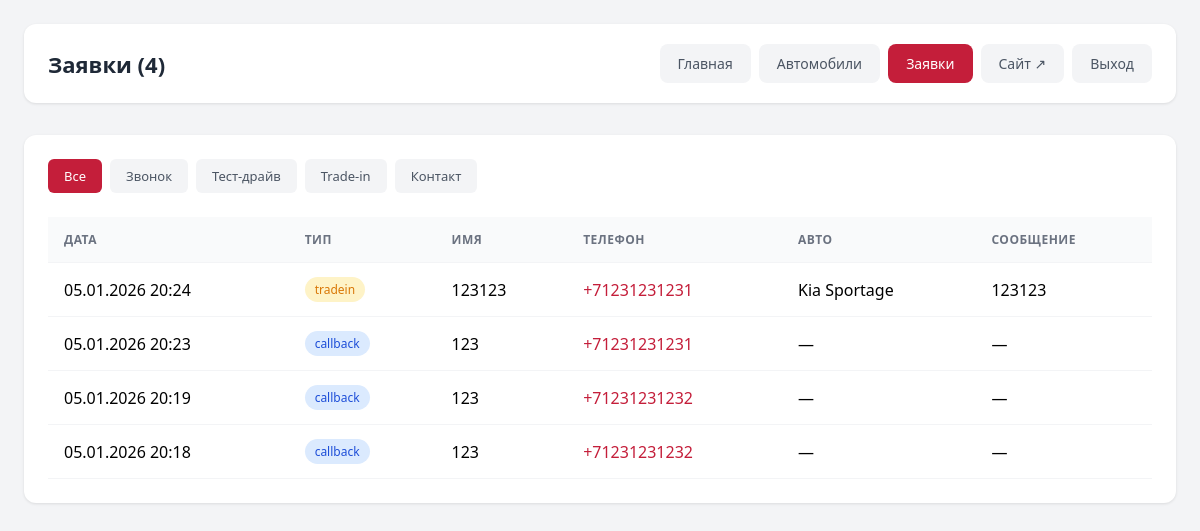
Page /public_html/admin/leads.php (signed in) on the earlier database version.
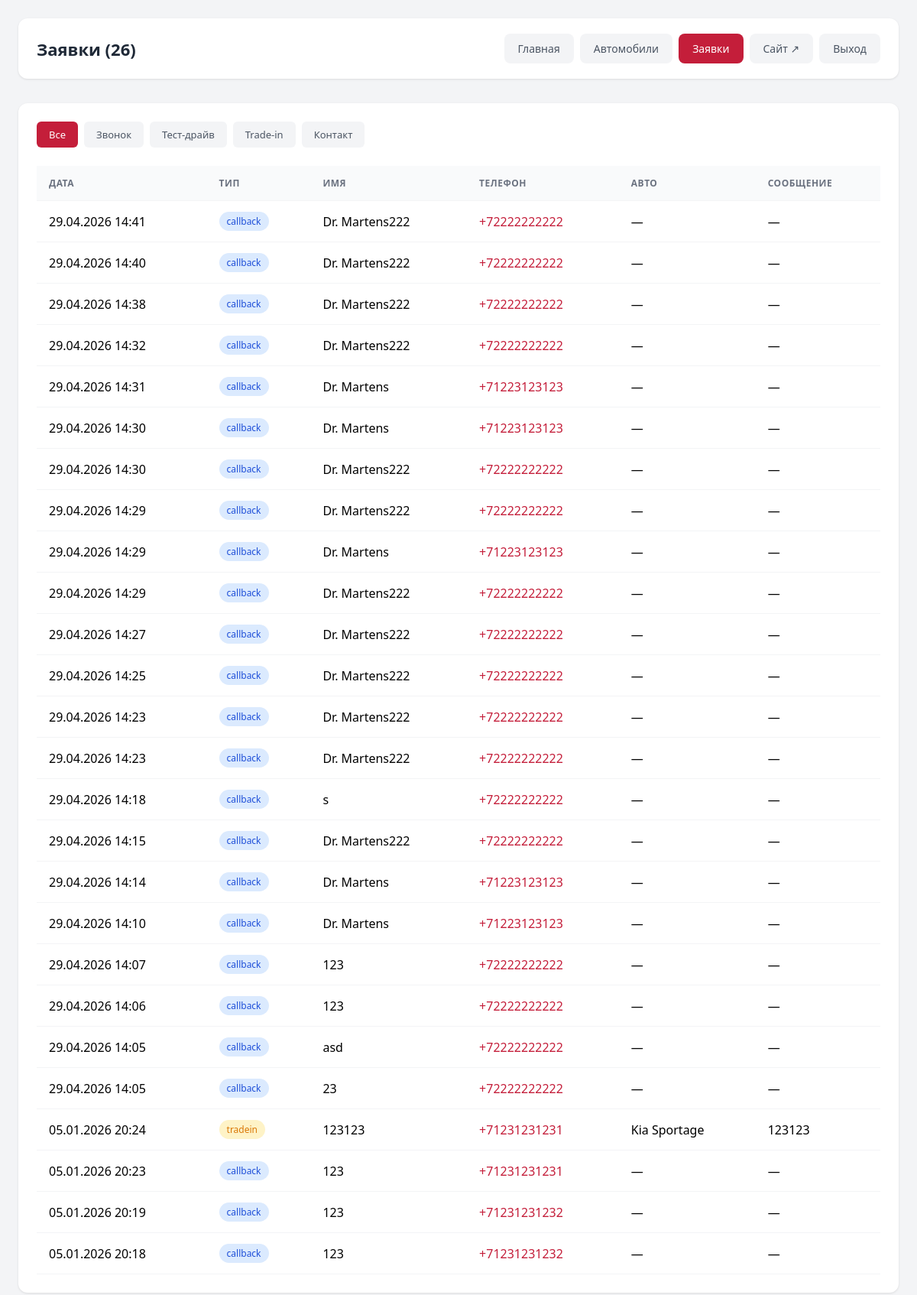
Same page on the later database version.
### tables this page shows
CREATE TABLE leads (
                id INTEGER PRIMARY KEY AUTOINCREMENT,
                name TEXT NOT NULL,
                phone TEXT NOT NULL,
                car TEXT,
                message TEXT,
                type TEXT DEFAULT 'callback',
                created_at DATETIME DEFAULT CURRENT_TIMESTAMP
            );

### src/config/functions.php (called while the page is built, shortened)
<?php
function getDB(): PDO {
    static $pdo = null;
    if ($pdo === null) {
        $pdo = new PDO('sqlite:' . DB_PATH);
        $pdo->setAttribute(PDO::ATTR_ERRMODE, PDO::ERRMODE_EXCEPTION);
        $pdo->setAttribute(PDO::ATTR_DEFAULT_FETCH_MODE, PDO::FETCH_ASSOC);
    }
    return $pdo;
}
function getLeads(?string $type = null): array {
    $pdo = getDB();
    if ($type) {
        $stmt = $pdo->prepare("SELECT * FROM leads WHERE type = ? ORDER BY created_at DESC");
        $stmt->execute([$type]);
    } else {
        $stmt = $pdo->query("SELECT * FROM leads ORDER BY created_at DESC");
    }
    return $stmt->fetchAll();
}
function e(string $str): string {
    return htmlspecialchars($str, ENT_QUOTES, 'UTF-8');
}

### public_html/admin/leads.php (the view, shortened to what this page needs)
<?php
require_once __DIR__ . '/../../src/config/functions.php';
$filter = $_GET['filter'] ?? null;
$leads = getLeads($filter);
?>
<!DOCTYPE html>
<html lang="ru">
<head>
</head>
<body>
    <div class="admin">
        <div class="header">
            <h1>Заявки (<?= count($leads) ?>)</h1>
            <nav class="nav">
                <a href="/admin/">Главная</a>
                <a href="/admin/cars.php">Автомобили</a>
                <a href="/admin/leads.php" class="active">Заявки</a>
                <a href="/" target="_blank">Сайт ↗</a>
                <a href="/admin/?logout">Выход</a>
            </nav>
        </div>
        <div class="card">
            <div class="filters">
                <a href="/admin/leads.php" class="<?= !$filter ? 'active' : '' ?>">Все</a>
                <a href="?filter=callback" class="<?= $filter === 'callback' ? 'active' : '' ?>">Звонок</a>
                <a href="?filter=testdrive" class="<?= $filter === 'testdrive' ? 'active' : '' ?>">Тест-драйв</a>
                <a href="?filter=tradein" class="<?= $filter === 'tradein' ? 'active' : '' ?>">Trade-in</a>
                <a href="?filter=contact" class="<?= $filter === 'contact' ? 'active' : '' ?>">Контакт</a>
            </div>
            <?php if (empty($leads)): ?>
                <div class="empty">Заявок пока нет</div>
            <?php else: ?>
            <table>
                <thead><tr><th>Дата</th><th>Тип</th><th>Имя</th><th>Телефон</th><th>Авто</th><th>Сообщение</th></tr></thead>
                <tbody>
                    <?php foreach ($leads as $l):
                        $badges = [
                            'callback' => 'badge-callback',
                            'testdrive' => 'badge-testdrive',
                            'tradein' => 'badge-tradein',
                            'contact' => 'badge-contact',
                            'credit' => 'badge-credit'
                        ];
                        $badge = $badges[$l['type']] ?? 'badge-callback';
                    ?>
                    <tr>
                        <td><?= date('d.m.Y H:i', strtotime($l['created_at'])) ?></td>
                        <td><span class="badge <?= $badge ?>"><?= e($l['type']) ?></span></td>
                        <td><?= e($l['name']) ?></td>
                        <td><a href="tel:<?= e($l['phone']) ?>"><?= e($l['phone']) ?></a></td>
                        <td><?= e($l['car'] ?: '—') ?></td>
                        <td><?= e($l['message'] ?: '—') ?></td>
                    </tr>
                    <?php endforeach; ?>
                </tbody>
            </table>
            <?php endif; ?>
        </div>
    </div>
</body>
</html>

Differences in the rows shown:
added leads: created_at "29.04.2026 14:41", type "callback", name "Dr. Martens222", phone "+72222222222", car "—", message "—"
added leads: created_at "29.04.2026 14:40", type "callback", name "Dr. Martens222", phone "+72222222222", car "—", message "—"
added leads: created_at "29.04.2026 14:38", type "callback", name "Dr. Martens222", phone "+72222222222", car "—", message "—"
added leads: created_at "29.04.2026 14:32", type "callback", name "Dr. Martens222", phone "+72222222222", car "—", message "—"
added leads: created_at "29.04.2026 14:31", type "callback", name "Dr. Martens", phone "+71223123123", car "—", message "—"
added leads: created_at "29.04.2026 14:30", type "callback", name "Dr. Martens", phone "+71223123123", car "—", message "—"
added leads: created_at "29.04.2026 14:30", type "callback", name "Dr. Martens222", phone "+72222222222", car "—", message "—"
added leads: created_at "29.04.2026 14:29", type "callback", name "Dr. Martens222", phone "+72222222222", car "—", message "—"
added leads: created_at "29.04.2026 14:29", type "callback", name "Dr. Martens", phone "+71223123123", car "—", message "—"
added leads: created_at "29.04.2026 14:29", type "callback", name "Dr. Martens222", phone "+72222222222", car "—", message "—"
added leads: created_at "29.04.2026 14:27", type "callback", name "Dr. Martens222", phone "+72222222222", car "—", message "—"
added leads: created_at "29.04.2026 14:25", type "callback", name "Dr. Martens222", phone "+72222222222", car "—", message "—"
added leads: created_at "29.04.2026 14:23", type "callback", name "Dr. Martens222", phone "+72222222222", car "—", message "—"
added leads: created_at "29.04.2026 14:23", type "callback", name "Dr. Martens222", phone "+72222222222", car "—", message "—"
added leads: created_at "29.04.2026 14:18", type "callback", name "s", phone "+72222222222", car "—", message "—"
added leads: created_at "29.04.2026 14:15", type "callback", name "Dr. Martens222", phone "+72222222222", car "—", message "—"
added leads: created_at "29.04.2026 14:14", type "callback", name "Dr. Martens", phone "+71223123123", car "—", message "—"
added leads: created_at "29.04.2026 14:10", type "callback", name "Dr. Martens", phone "+71223123123", car "—", message "—"
added leads: created_at "29.04.2026 14:07", type "callback", name "123", phone "+72222222222", car "—", message "—"
added leads: created_at "29.04.2026 14:06", type "callback", name "123", phone "+72222222222", car "—", message "—"
added leads: created_at "29.04.2026 14:05", type "callback", name "asd", phone "+72222222222", car "—", message "—"
added leads: created_at "29.04.2026 14:05", type "callback", name "23", phone "+72222222222", car "—", message "—"
Other differences:
count($leads): "4" → "26"
